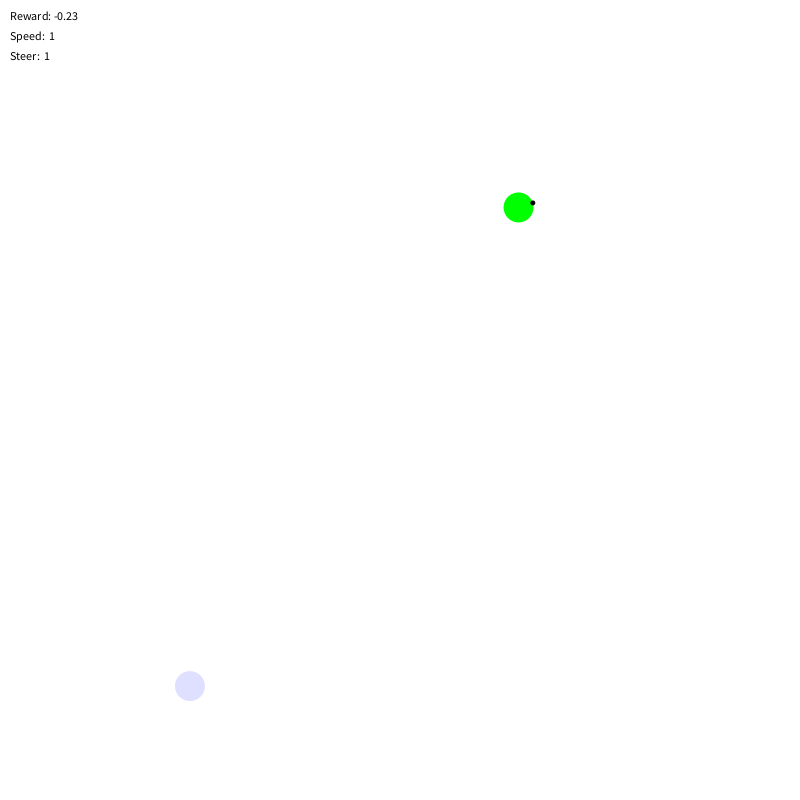
Frame 1 (no input)
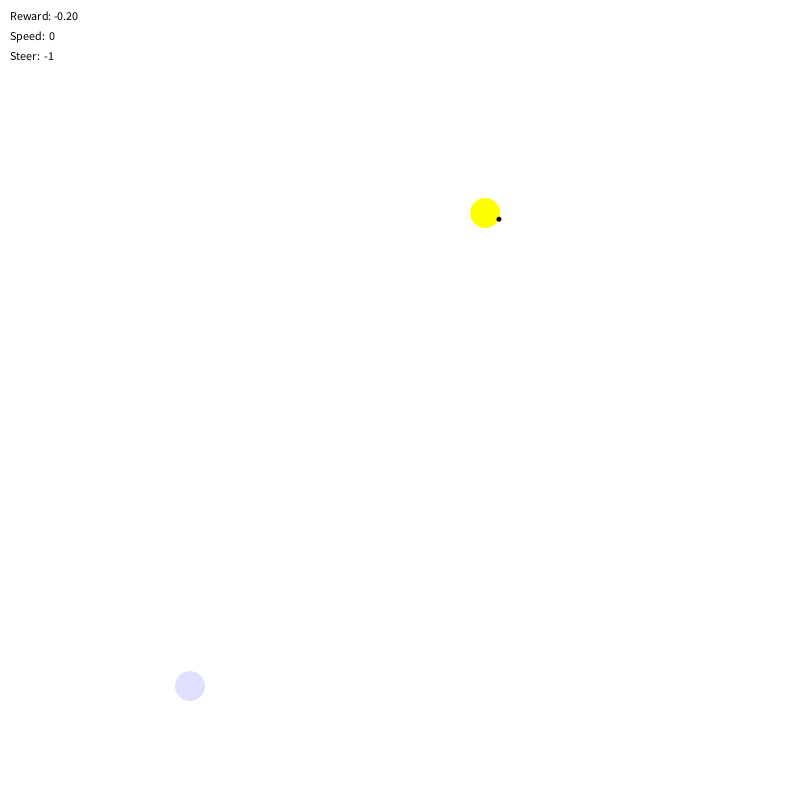
Frame 60 (the mouse pressed at the canvas centre just before this capture)
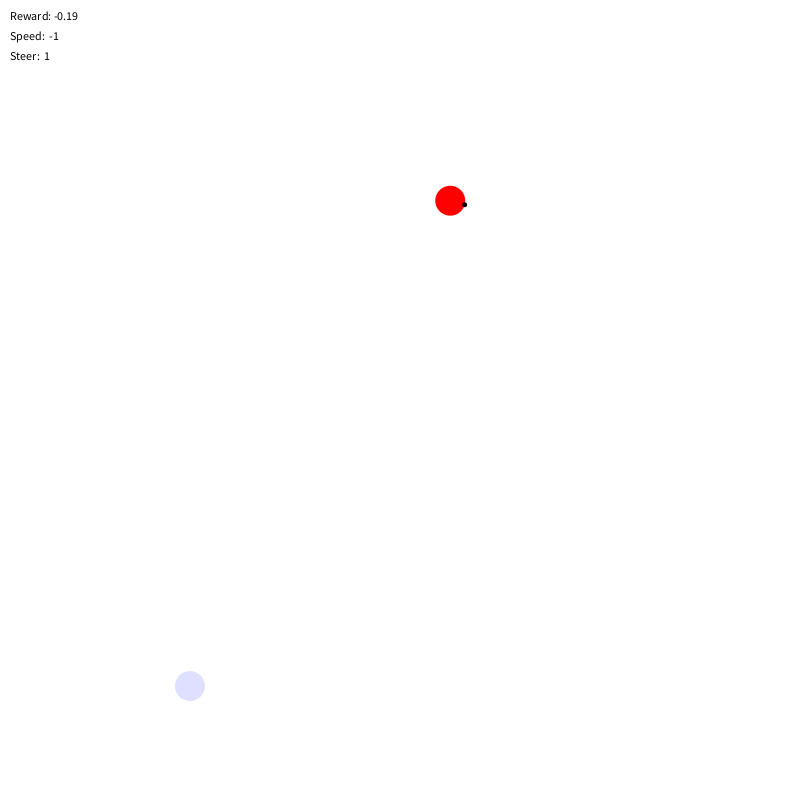
Frame 120 (the mouse held since frame 60 and released just before this capture)

The Processing sketch that drew these frames (run headless with seeded random() and noise(); from frame 60 on, the mouse is pressed at the canvas centre):

// Processing sketch: SimpleBallRobotRL2dAngle
// ── SimpleBallRobotRL2dAngle.pde
final int N_STATES_ANGLE = 8; // n states for relative angles
final int N_STATES_DISTANCE = 4; // n states for relative distance

final int N_ACTIONS_STEER = 3;
final int N_ACTIONS_SPEED = 3;
final int N_STATES = N_STATES_ANGLE * N_STATES_DISTANCE;
final int N_ACTIONS = N_ACTIONS_STEER * N_ACTIONS_SPEED;
final int MAX_ACTION = N_ACTIONS - 1;

float EPS = 0.1;

Env env = new Env();
Agent agent = new Agent(EPS);

Observation observation;
Action action;

void setup() {
  size(800, 800);
  observation = env.start();
  action = agent.start(observation);
//  frameRate(5);
}

void draw() {  
  background(255);
  
  // Perform one step.
  observation = env.step(action);
  action = agent.step(observation);
  
  // Draw target.
  noStroke();
  fill(0, 0, 255, 32);
  ellipse(map(env.target.x, 0, 1, 0, width), map(env.target.y, 0, 1, 0, height), 30, 30);

  // Draw agent.
  float x = map(env.position.x, 0, 1, 0, width);
  float y = map(env.position.y, 0, 1, 0, height);
  pushMatrix();
  translate(x, y);
  rotate(env.heading);
  // Draw robot.
//  fill(#8DE869);
  int speed = action.getSpeed();
  if (speed == -1)
    fill(#ff0000);
  else if (speed == 0)
    fill(#ffff00);
  else
    fill(#00ff00);
  ellipse(0, 0, 30, 30);
  // Draw heading indicator.
  fill(0);
  ellipse(15, 0, 5, 5);
  
  popMatrix();
    
  // Reward.
  fill(0);
  text("Reward: " + nf(observation.getReward(), 0, 2), 10, 20);
  text("Speed:  " + action.getSpeed(), 10, 40);
  text("Steer:  " + action.getSteer(), 10, 60);
}

int argmax(float[] vec) {
  int maxIndex = 0;
  float maxValue = vec[0];
  for (int i=1; i<vec.length; i++)
    if (vec[i] > maxValue) {
      maxIndex = i;
      maxValue = vec[i];
    }
  return maxIndex;
}

// Source: https://stackoverflow.com/questions/1878907/the-smallest-difference-between-2-angles
float angleDiff(float a1, float a2) {
  return atan2(sin(a1-a2), cos(a1-a2));
}

float random01() {
  return random(1);
}

int randomInt(int max) {
  return randomInt(0, max);
}

int randomInt(int min, int max) {
  return (int)random(min, max+1);
}

void keyPressed() {
  if (key == ' ')
    env.resetTarget();
}

// ── Action.pde
class Action {
  int action;
  
  Action(int a) {
    action = constrain(a, 0, MAX_ACTION);
  }
  
  int get() { return action; }
  
  int getSteer() { return (action / N_ACTIONS_STEER) - 1; }
  int getSpeed() { return (action % N_ACTIONS_STEER) - 1; }
}

// ── Agent.pde

class Agent {
  float epsilon;
  float gamma;
  float learningRate;
  
  float Q[][];
  
  int prevA;
  int prevS;

  Agent(float eps) {
   Q = new float[N_STATES][N_ACTIONS];
   epsilon = eps;
   gamma = 0.99;
   learningRate = 0.01;
  }
  
  Action start(Observation o) {
    // Initialize Q values.
    for (int s=0; s<N_STATES; s++)
      for (int a=0; a<N_ACTIONS; a++)
        Q[s][a] = random(0, 1);
    
    // Get state.
    int s = o.toState();
    
    // Choose action based on policy.
    prevA = chooseAction(s);
    prevS = s;
    
    return new Action(prevA);
  }
  
  Action step(Observation o) {
    // Get reward.
    float r = o.getReward();

    // Adjust Q(s, a) based on results.
 //   println("state[" + prevS + "]");
 //   println(Q[prevS]);
    Q[prevS][prevA] += r - gamma * (Q[prevS][prevA] - learningRate * Q[prevS][argmax(Q[prevS])]);
//    Q[prevS][prevA] += gamma * (r - learningRate * (Q[prevS][prevA] - Q[prevS][argmax(Q[prevS])]));

    // Get state.
    int s = o.toState();

    // Choose action based on policy.
    prevA = chooseAction(s);
    prevS = s;
    
    return new Action(prevA);
  }
  
  int chooseAction(int s) {
    if (random01() < epsilon)
      return randomInt(MAX_ACTION);
    else
      return argmax(Q[s]);
  }
}

// ── Env.pde
class Env {
  PVector position;
  float heading; // heading in [0, 2*PI]

  float speedAngular = (TWO_PI / 2) / frameRate;
  float speed = (10.0 / width) / frameRate;
  
  PVector target;
  
  void resetTarget() {
    target = new PVector(random01(), random01());
  }
  
  Observation start() {
    position = new PVector(random01(), random01());
    heading = random(TWO_PI);
    resetTarget();
    return _currentObservation();
  }
  
  Observation step(Action a) {
    // Compute next step.
    if (a.getSpeed() != 0) {
      float currentSpeed = a.getSpeed() * speed;
      heading += a.getSteer() * speedAngular * a.getSpeed();
      while (heading > TWO_PI) heading -= TWO_PI;
      while (heading < 0) heading += TWO_PI;
      position.add(cos(heading)*currentSpeed, sin(heading)*currentSpeed);
      position.x = constrain(position.x, 0, 1);
      position.y = constrain(position.y, 0, 1);
    }
    return _currentObservation();
  }
  
  Observation _currentObservation() {
    float angleDiff = angleDiff(heading, 
                                PVector.sub(target, position).heading());
    return new Observation(map(angleDiff, -PI, PI, -1, 1),
                           map(PVector.dist(position, target), 0, width, 0, 1),
                           rewardFunction(position, heading));
  }
  
  float rewardFunction(PVector position, float heading) {
    return 0.5 - PVector.dist(position, target);
  }
}

// ── Observation.pde
class Observation extends ArrayList<Float> {
  private float reward;
  
  Observation() {
    this(0, 0, 0);
  }
  
  // Relative angle is in [-1, 1] corresponding to [-180, 180] in degrees.
  // Relative distance is in [0, 1] corresponding to min and max distances.
  Observation(float relativeAngle, float relativeDistance, float r) {
    add(relativeAngle);
    add(relativeDistance);
    reward = r;
  }
  
  int toState() {
    int angleBin = round(map(get(0), -1, 1, 0, N_STATES_ANGLE-1));
    int distanceBin = round(map(get(1), 0, 1, 0, N_STATES_DISTANCE-1));
    println(angleBin + " " + distanceBin);
    return angleBin * N_STATES_DISTANCE + distanceBin;
  }

  public float getReward() { return reward; }
}
